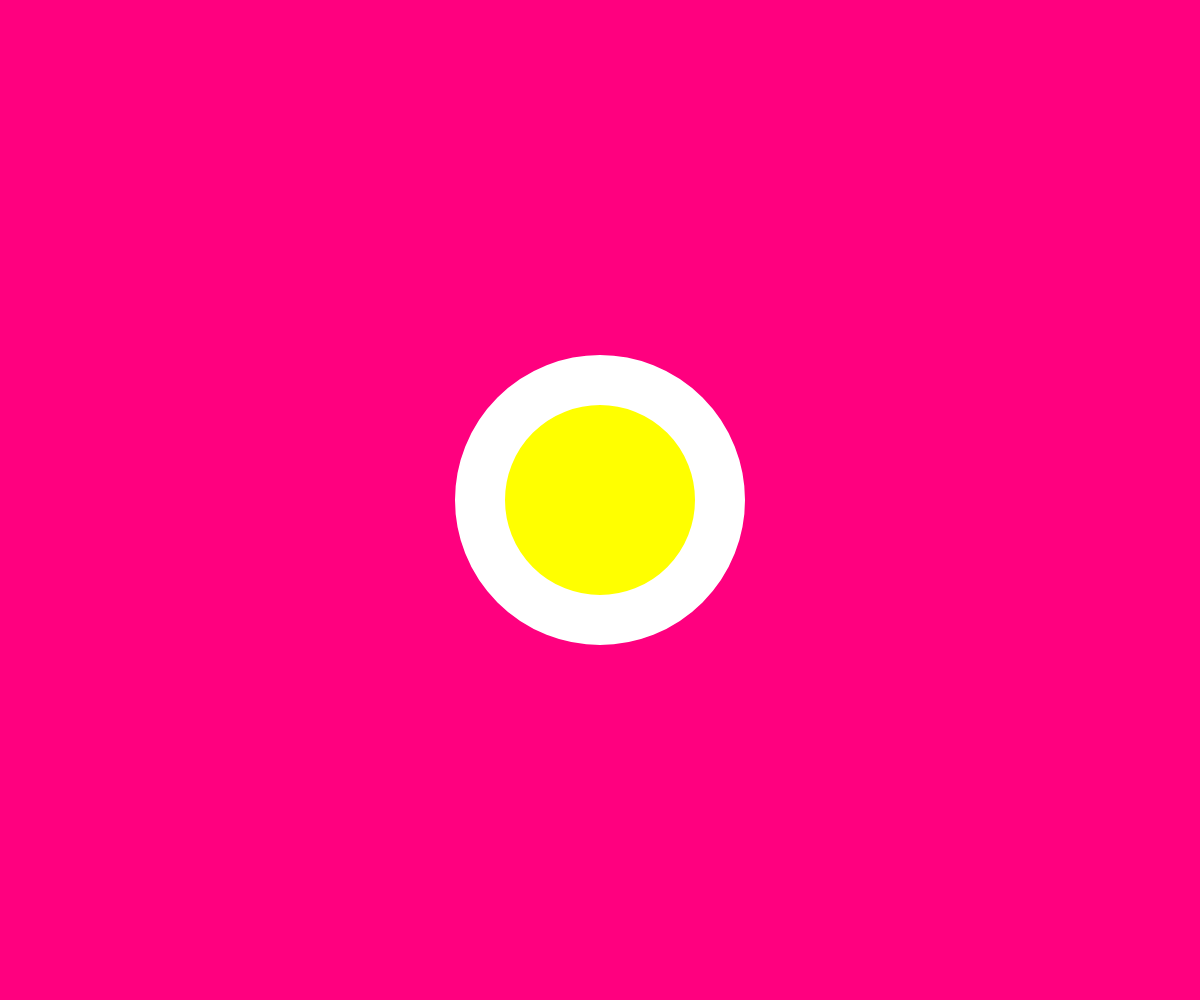
Frame 1 (no input)
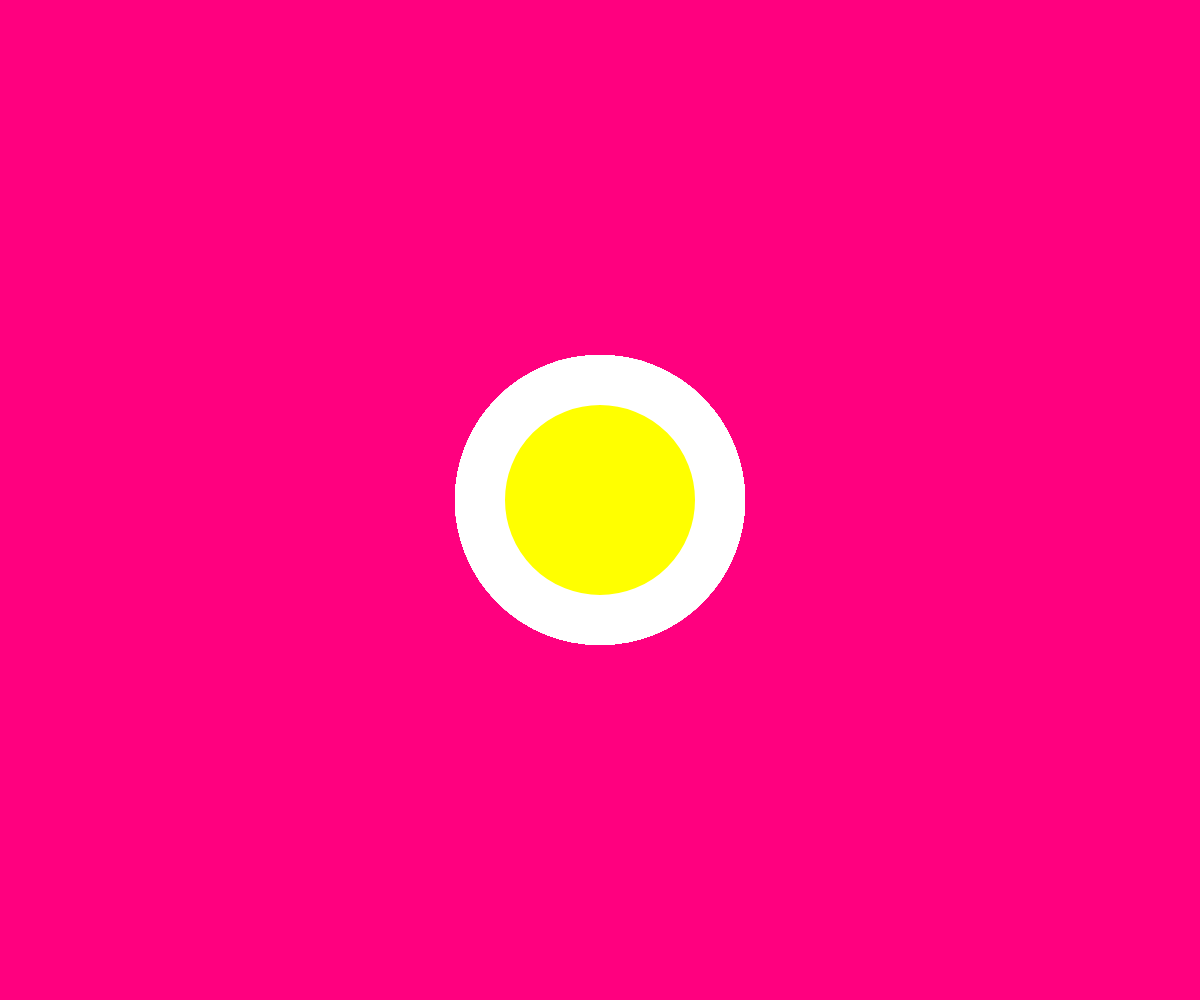
Frame 60 (no input)
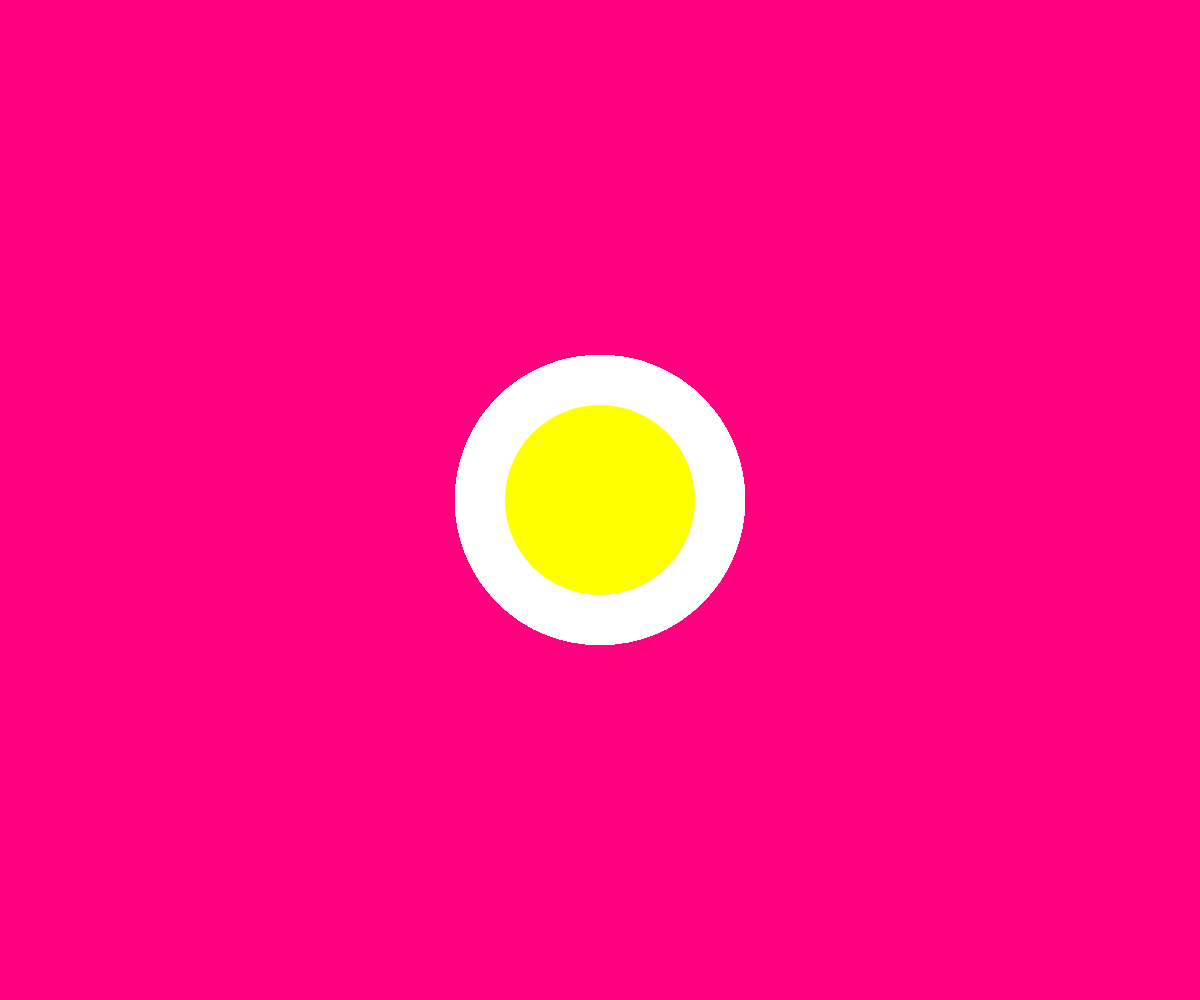
Frame 120 (the mouse pressed at the canvas centre since frame 60)

The p5.js sketch that drew these frames (run headless with seeded random() and noise() and a simulated clock; from frame 60 on, the mouse is pressed at the canvas centre):

// p5.js sketch
// ── sketch.js
// the setup function runs only once when the sketch loads.
function setup() {
	// we begin by creating our "artist canvas"
	// here we set the width and height to be the size
	// of the entire browser window
	createCanvas(windowWidth, windowHeight) // parameters: width, height
	background(255, 0, 127) // parameters: red, green, blue (0 - 255)
}

// the draw function runs once every frame. The framerate is 60fps by default,
// but that can be changed by calling the frameRate() function.
function draw() {

	// set the drawing color
	fill(255, 255, 0) // parameters: red, green, blue (0 - 255)
	// set the outline color. Grayscale colors can be expressed using only one
	// parameter instead of three. This is equivalent to 255, 255, 255.
	stroke(255) // parameter: grayscale value (0 - 255)
	// set the outline thickness
	strokeWeight(50)

	// we are going to draw a circle, which is an ellipse that has the same width
	// and height value. Because we will use the same value twice, this is a
	// great chance to use a variable, in this case size.
	size = width / 5 // here we define size as a ratio of the canvas width.
	ellipse(width/2, height/2, size, size) // parameters: x, y, width, height
}
